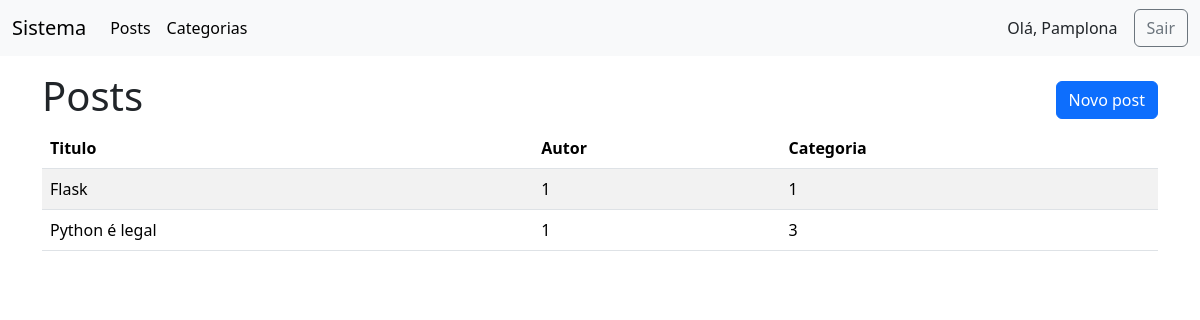
Screenshot of /dashboard/posts/ (signed in) with the database file from the repository.
### definitions/user.py (models this page shows, shortened)
class User(db.Model, UserMixin):
    __tablename__ = 'users'
    id = db.Column(db.Integer, primary_key=True)
    name = db.Column(db.String(50), nullable=False)
    email = db.Column(db.String(100), nullable=False)
    password = db.Column(db.String(100), nullable=False)

### definitions/post.py (models this page shows)
class Post(db.Model):
    __tablename__ = 'posts'
    id = db.Column(db.Integer, primary_key=True)
    author = db.Column(db.Integer, db.ForeignKey('users.id'), nullable=False)
    title = db.Column(db.String(50), nullable=False)
    content = db.Column(db.String(500), nullable=False)
    category = db.Column(db.Integer, db.ForeignKey('categories.id'), nullable=False)

### routes/posts.py (the view, shortened to what this page needs)
@post_routes.route('/', methods=['GET', 'POST'])
def posts():
    form = PostForm()
    categories = Category.query.all()
    form.category.choices = []
    for category in categories:
        form.category.choices.append((category.id, category.label))
    posts = Post.query.all()
    return render_template('posts_lista.html', posts=posts, form=form)

### app.py (called while the page is built)
@login_manager.user_loader
def load_user(user_id):
    from definitions.user import User
    return User.query.get(int(user_id))

### templates/posts_lista.html (shortened to what this page needs)
{% extends 'dashboard.html' %}
{% block content %}
<div class="container">
    <div class="row align-items-center justify-content-between">
        <div class="col-auto">
            <h1>Posts</h1>
        </div>
        <div class="col-auto">
            <button type="button" class="btn btn-primary" data-bs-toggle="modal" data-bs-target="#exampleModal">
                Novo post
            </button>
        </div>
    </div>
    <table class="table table-striped">
        <thead>
            <tr>
                <th>Titulo</th>
                <th>Autor</th>
                <th>Categoria</th>
            </tr>
        </thead>
        <tbody>
            {% for post in posts %}
                <tr>
                    <td>{{ post.title }}</td>
                    <td>{{ post.author }}</td>
                    <td>{{ post.category }}</td>
                </tr>
            {% endfor %}
        </tbody>
    </table>
</div>
{% endblock %}

### templates/dashboard.html (shortened to what this page needs)
<!DOCTYPE html>
<html lang="en">
<head>
    <link href="https://cdn.jsdelivr.net/npm/bootstrap@5.3.8/dist/css/bootstrap.min.css" rel="stylesheet"
>
</head>
<body>
    <nav class="navbar navbar-expand-lg bg-body-tertiary">
        <div class="container-fluid">
            <a class="navbar-brand">Sistema</a>
            <div class="collapse navbar-collapse" id="navbarSupportedContent">
                <ul class="navbar-nav me-auto mb-2 mb-lg-0">
                    <li class="nav-item">
                        <a class="nav-link active" aria-current="page" href="/dashboard/posts">
                            Posts
                        </a>
                    </li>
                    <li class="nav-item">
                        <a class="nav-link active" aria-current="page" href="/dashboard/categories">
                            Categorias
                        </a>
                    </li>
                </ul>
            </div>
            <div class="d-flex gap-3 align-items-center justify-content-end">
                <span>Olá, {{ current_user.name }}</span>
                <a href="/auth/logout" class="btn btn-outline-secondary">
                    Sair
                </a>
            </div>
        </div>
    </nav>
    {% block content %}{% endblock %}
</body>
</html>

### rows the page displays
User: name "Pamplona"
Post: title "Flask", author "1", category "1"
Post: title "Python é legal", author "1", category "3"
